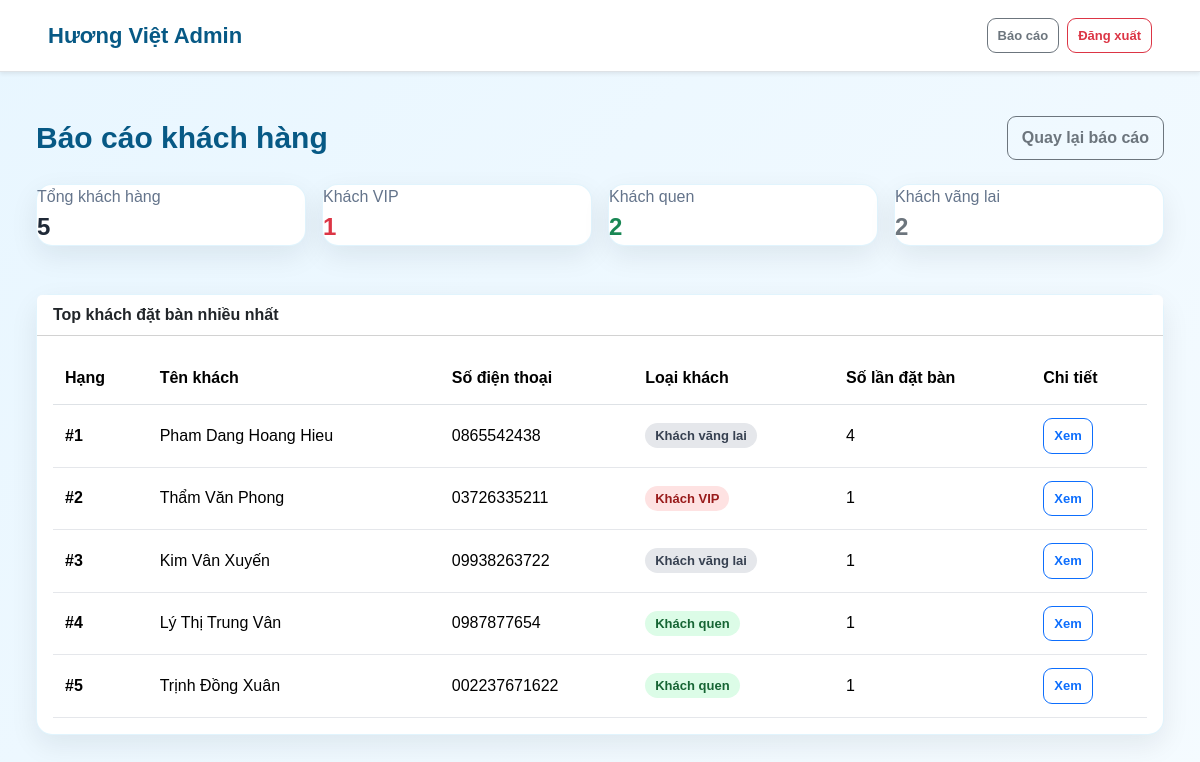
Screenshot of /admin/reports/customers.php (signed in) with the database file from the repository.
### tables this page shows
CREATE TABLE `customers` (
  `id` int(11) NOT NULL,
  `fullname` varchar(100) DEFAULT NULL,
  `phone` varchar(20) DEFAULT NULL,
  `customer_type` varchar(50) DEFAULT NULL,
  `points` int(11) DEFAULT 0,
  `customer_name` varchar(150) DEFAULT NULL,
  `email` varchar(150) DEFAULT NULL,
  `address` varchar(255) DEFAULT NULL,
  `created_at` datetime NOT NULL DEFAULT current_timestamp(),
  `status` varchar(50) DEFAULT 'Hoạt động'
);

### admin/auth.php (called while the page is built, shortened)
<?php
function e($value)
{
    return htmlspecialchars((string) $value, ENT_QUOTES, 'UTF-8');
}
?>

### admin/reports/customers.php (the view, shortened to what this page needs)
<?php
require_once __DIR__ . "/../auth.php";
require_once __DIR__ . "/_helpers.php";
$types = ['Khách VIP' => 0, 'Khách quen' => 0, 'Khách vãng lai' => 0];
$totalCustomers = 0;
$result = mysqli_query($conn, "SELECT customer_type, COUNT(*) AS total FROM customers WHERE status = 'Hoạt động' GROUP BY customer_type");
while ($result && $row = mysqli_fetch_assoc($result)) {
    if (isset($types[$row['customer_type']])) {
        $types[$row['customer_type']] = (int) $row['total'];
    }
    $totalCustomers += (int) $row['total'];
}
$topResult = mysqli_query($conn, "
    SELECT c.id,
           c.customer_name,
           c.phone,
           c.customer_type,
           COUNT(b.id) AS total_bookings
    FROM customers c
    LEFT JOIN bookings b ON c.id = b.customer_id
    WHERE c.status = 'Hoạt động'
    GROUP BY c.id, c.customer_name, c.phone, c.customer_type
    ORDER BY total_bookings DESC
    LIMIT 10
");
function customerTypeBadge($type)
{
    return match ($type) {
        'Khách VIP' => 'danger',
        'Khách quen' => 'success',
        default => 'secondary',
    };
}
?>
<main class="container py-4">
    <div class="d-flex flex-wrap justify-content-between align-items-center gap-2 mb-4">
        <h1 class="h3 mb-0">Báo cáo khách hàng</h1>
        <a class="btn btn-outline-secondary" href="/huongviet/admin/reports/index.php">Quay lại báo cáo</a>
    </div>
    <div class="row g-3 mb-4">
        <div class="col-md-3"><div class="card card-body shadow-sm border-0"><span class="text-muted">Tổng khách hàng</span><strong class="fs-4"><?php echo (int) $totalCustomers; ?></strong></div></div>
        <div class="col-md-3"><div class="card card-body shadow-sm border-0"><span class="text-muted">Khách VIP</span><strong class="fs-4 text-danger"><?php echo $types['Khách VIP']; ?></strong></div></div>
        <div class="col-md-3"><div class="card card-body shadow-sm border-0"><span class="text-muted">Khách quen</span><strong class="fs-4 text-success"><?php echo $types['Khách quen']; ?></strong></div></div>
        <div class="col-md-3"><div class="card card-body shadow-sm border-0"><span class="text-muted">Khách vãng lai</span><strong class="fs-4 text-secondary"><?php echo $types['Khách vãng lai']; ?></strong></div></div>
    </div>
    <div class="card shadow-sm border-0">
        <div class="card-header bg-white fw-bold">Top khách đặt bàn nhiều nhất</div>
        <div class="card-body table-responsive">
            <table class="table table-hover align-middle">
                <thead>
                    <tr>
                        <th>Hạng</th>
                        <th>Tên khách</th>
                        <th>Số điện thoại</th>
                        <th>Loại khách</th>
                        <th>Số lần đặt bàn</th>
                        <th>Chi tiết</th>
                    </tr>
                </thead>
                <tbody>
                    <?php $rank = 1; ?>
                    <?php while ($row = mysqli_fetch_assoc($topResult)) { ?>
                        <tr>
                            <td class="fw-bold">#<?php echo $rank++; ?></td>
                            <td><?php echo e($row['customer_name']); ?></td>
                            <td><?php echo e($row['phone']); ?></td>
                            <td><span class="badge text-bg-<?php echo customerTypeBadge($row['customer_type']); ?>"><?php echo e($row['customer_type']); ?></span></td>
                            <td><?php echo (int) $row['total_bookings']; ?></td>
                            <td><a class="btn btn-outline-primary btn-sm" href="/huongviet/admin/customers/view.php?id=<?php echo (int) $row['id']; ?>">Xem</a></td>
                        </tr>
                    <?php } ?>
                </tbody>
            </table>
        </div>
    </div>
</main>

### assets/css/admin/base.css (style rules this page uses)
body { margin: 0; background: linear-gradient(135deg, #e8f6ff, #f5fbff); color: #1f2937; font-family: Arial, sans-serif; }
.admin-container, main.container, .navbar .container { width: min(1280px, 94%); max-width: none; }
.admin-container, main.container { margin: 0 auto; padding: 20px 0 50px !important; }
.admin-page-title h1, main h1.h3 { margin: 0 0 6px; font-size: 30px; font-weight: 900; color: #075985; }
.admin-page-title p, main .text-muted { color: #64748b !important; }
.admin-card, .card { background: #ffffff; border-radius: 16px !important; padding: 0; box-shadow: 0 10px 28px rgba(15, 23, 42, 0.08) !important; border: 1px solid rgba(14, 165, 233, 0.12) !important; margin-bottom: 24px; }
.admin-table, .table { width: 100%; margin: 0; border-collapse: collapse; }
.admin-table thead, .table thead, .table-light { background: #0ea5e9 !important; color: white !important; }
.admin-table th, .table th { padding: 14px 12px; font-weight: 800; white-space: nowrap; }
.admin-table td, .table td { padding: 13px 12px; vertical-align: middle; border-bottom: 1px solid #e5e7eb; }
.admin-btn, .btn { display: inline-block; padding: 9px 14px; border-radius: 9px !important; text-decoration: none; font-weight: 700; cursor: pointer; transition: 0.2s; }
.admin-actions, .btn-group, .d-flex.flex-wrap.gap-1, .d-flex.flex-wrap.gap-2 { display: flex; flex-wrap: wrap; gap: 6px; }
.admin-actions .admin-btn, .btn-sm, .btn-group-sm > .btn { padding: 7px 10px; font-size: 13px; }
.admin-badge, .badge { display: inline-block; padding: 6px 10px; border-radius: 999px; font-size: 13px; font-weight: 800; }
.admin-badge-success, .text-bg-success { background: #dcfce7 !important; color: #166534 !important; }
.admin-badge-danger, .text-bg-danger { background: #fee2e2 !important; color: #991b1b !important; }
.admin-badge-secondary, .text-bg-secondary { background: #e5e7eb !important; color: #374151 !important; }

### rows the page displays
customers: customer_name "Pham Dang Hoang Hieu", phone "0865542438", customer_type "Khách vãng lai", total_bookings "4"
customers: customer_name "Thẩm Văn Phong", phone "03726335211", customer_type "Khách VIP", total_bookings "1"
customers: customer_name "Kim Vân Xuyến", phone "09938263722", customer_type "Khách vãng lai", total_bookings "1"
customers: customer_name "Lý Thị Trung Vân", phone "0987877654", customer_type "Khách quen", total_bookings "1"
customers: customer_name "Trịnh Đồng Xuân", phone "002237671622", customer_type "Khách quen", total_bookings "1"

### other values shown
$totalCustomers "5"
$types['Khách VIP'] "1"
$types['Khách quen'] "2"
$types['Khách vãng lai'] "2"
